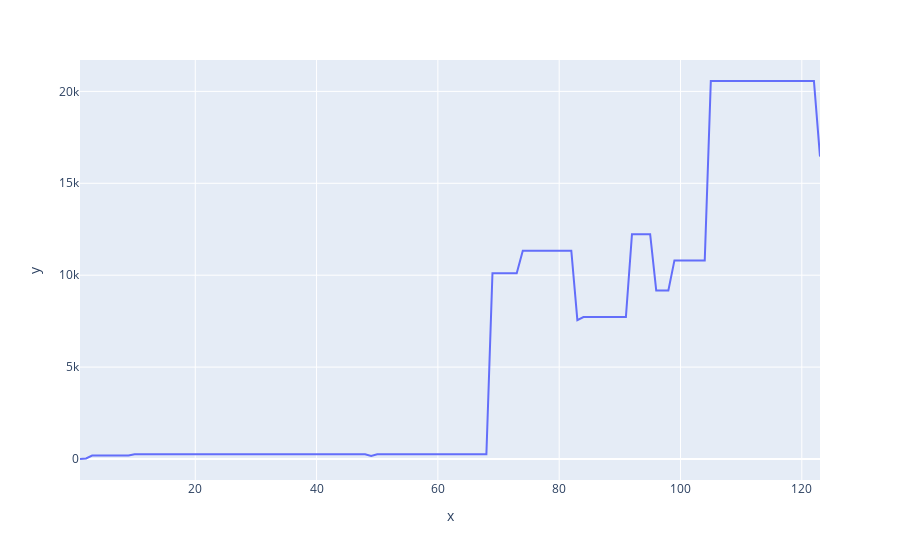

Source (notebook cell):
### Code cell
fig = px.line(x=np.arange(1,124), y=itr_ro[1,:,4]/itr_gd[:,4])
fig.show()
